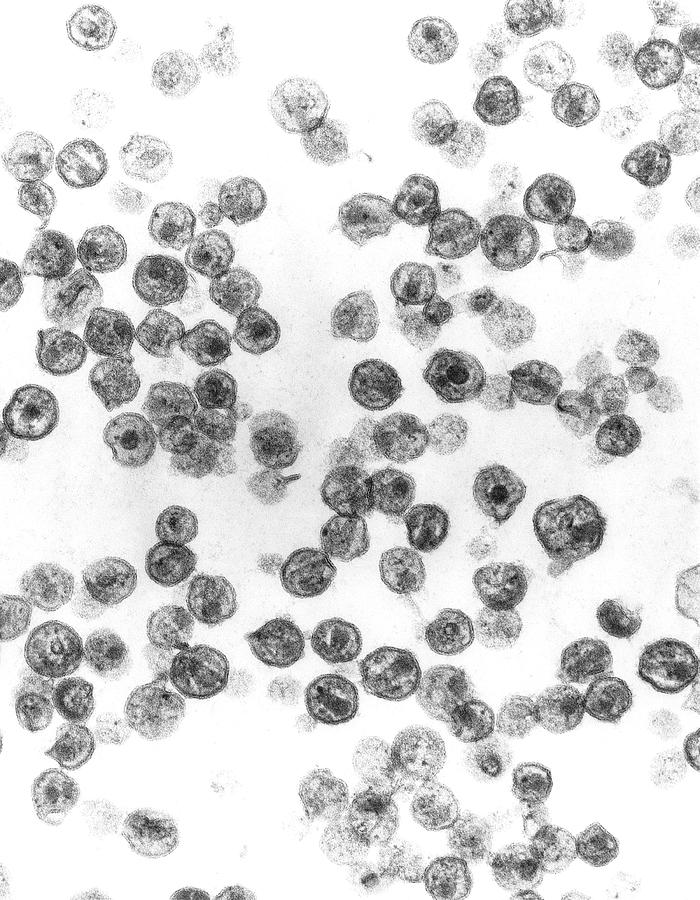
#> input picture med image 46.jpg, 700 x 900 px, found by its file name
$ jupyter execute 'Counting HIV particles2.ipynb'
#> lines starting #> are read from the running program, lines starting #| are printed output that depends on the picture; after the words box and inside, x2 and y2 are one past the last pixel; in counts of white or black regions, pixels touching at a corner belong together
[cell 1]
import cv2 as cv
import numpy as np
import matplotlib.pyplot as plt
import glob
import argparse

[cell 2]
img = cv.imread('photos/Medical Images/med image 46.jpg')
#> img is the input picture: shape (900, 700, 3); min 0, max 255, mean 214.1
z = img.reshape((-1,3))
z = np.float32(z)
criteria = (cv.TERM_CRITERIA_EPS + cv.TERM_CRITERIA_MAX_ITER, 10, 1.0)
k = 3
ret, label,center=cv.kmeans(z, k, None, criteria, 10, cv.KMEANS_RANDOM_CENTERS)
#> ret = 495938819.5; center = [[175.5, 175.5, 175.5], [247.4, 247.4, 247.4], [100.6, 100.6, 100.6]]
center = np.uint8(center)
#> center = [[175, 175, 175], [247, 247, 247], [100, 100, 100]]
res = center[label.flatten()]
res2 = res.reshape((img.shape))

plt.imshow(res2)
plt.show()

[cell 3]
im_gray = cv.cvtColor(res2, cv.COLOR_BGR2GRAY)
plt.imshow(im_gray)

[cell 4]
img = cv.medianBlur(im_gray, 9)
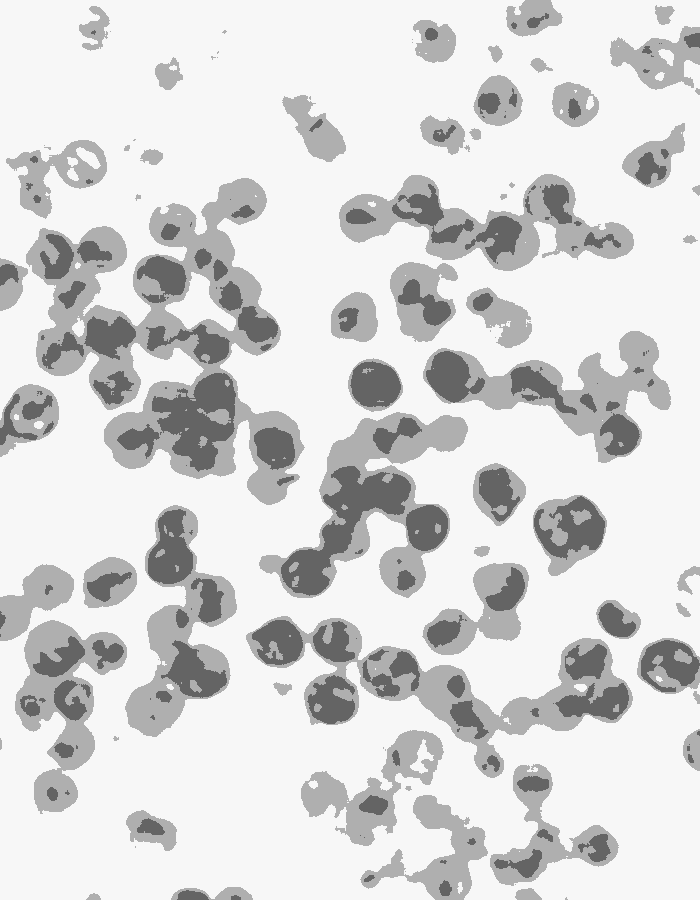
#> img: shape (900, 700); min 100, max 247, mean 215.4
ret, th1 = cv.threshold(img, 200, 100, cv.THRESH_BINARY_INV)
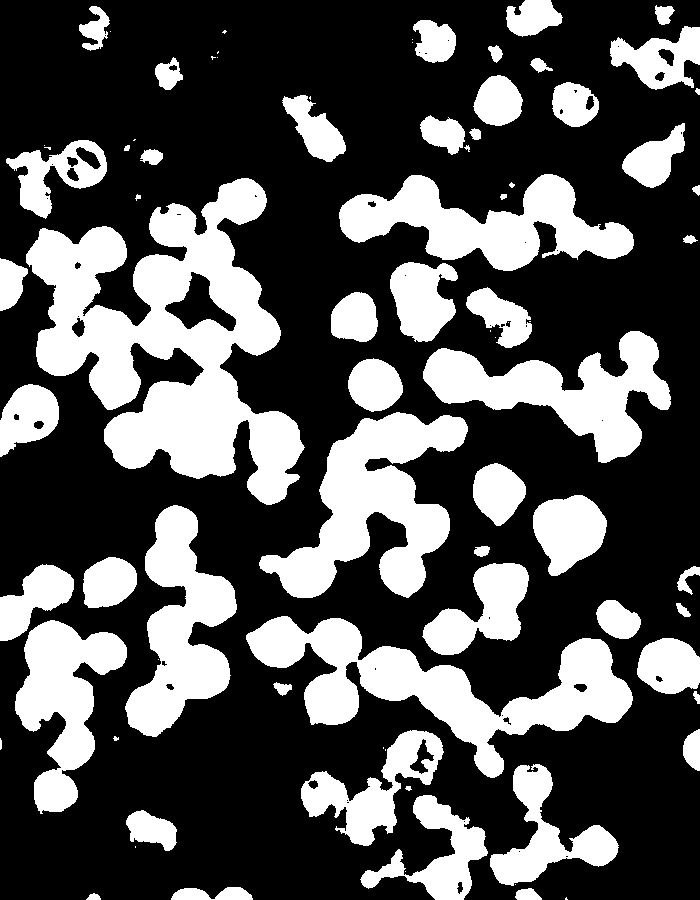
#> th1: shape (900, 700); values 0 (black) and 100 (white), 32.6% white; 82 white regions (22 under 20 px), largest, box (x1, y1, x2, y2) and area: (26, 178, 305, 505) 42015, (246, 616, 633, 778) 20766, (259, 412, 468, 598) 17515
th2 = cv.adaptiveThreshold(img, 255, cv.ADAPTIVE_THRESH_MEAN_C, \
                          cv.THRESH_BINARY, 11, 2)
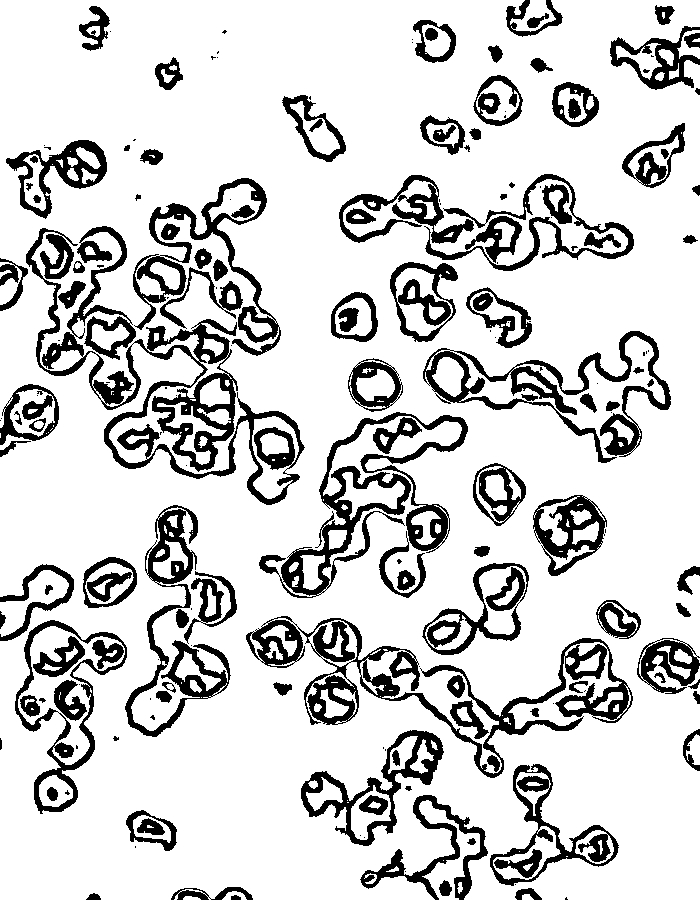
#> th2: shape (900, 700); 81.7% white; 190 black regions (67 under 20 px), largest, box (x1, y1, x2, y2) and area: (26, 226, 305, 505) 15257, (246, 616, 633, 778) 10577, (259, 412, 468, 598) 7317
th3 = cv.adaptiveThreshold(img, 255, cv.ADAPTIVE_THRESH_GAUSSIAN_C, \
                          cv.THRESH_BINARY, 11, 2)
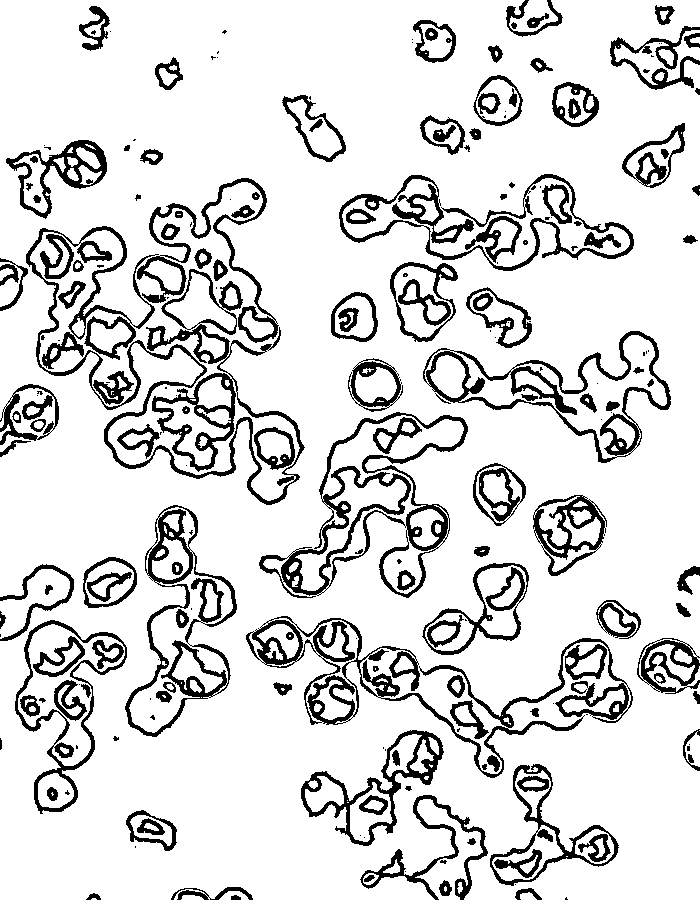
#> th3: shape (900, 700); 85.4% white; 218 black regions (76 under 20 px), largest, box (x1, y1, x2, y2) and area: (26, 226, 305, 505) 10907, (246, 616, 633, 778) 7874, (259, 412, 468, 598) 6132
cv.imwrite('photos/Medical Images/HIV particles2.jpg', th1)
plt.imshow(th1)

[cell 5]
image_mormal = cv.imread('photos/Medical Images/HIV particles2.jpg')
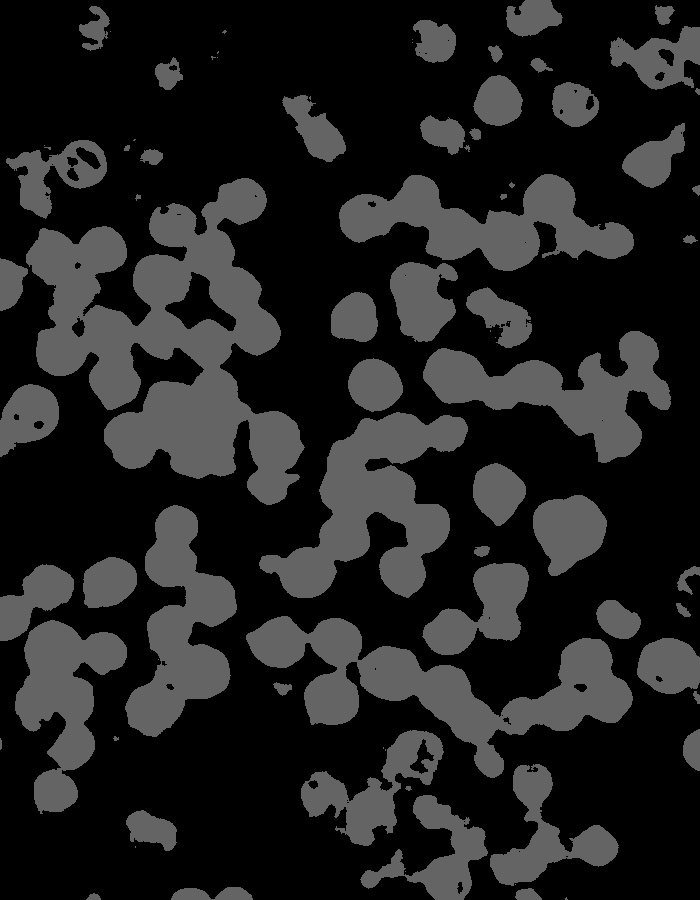
#> image_mormal: shape (900, 700, 3); min 0, max 107, mean 32.7
gray = cv.cvtColor(image_mormal, cv.COLOR_BGR2GRAY)
binary = cv.Canny(gray, 200, 100)
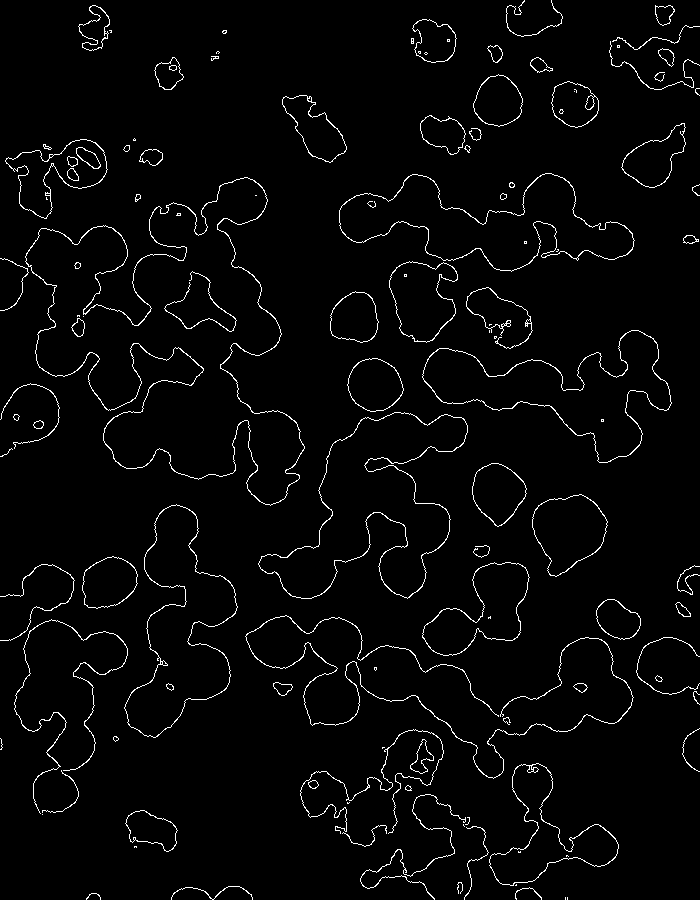
#> binary: shape (900, 700); 2.7% white in thin lines or dots
cnts, _ = cv.findContours(binary, cv.RETR_EXTERNAL, cv.CHAIN_APPROX_SIMPLE)
#> cnts = 96 contours, 43 with area under 20; largest, box (x1, y1, x2, y2) and area: (25, 177, 305, 506) 44212, (258, 412, 468, 599) 17590, (339, 173, 635, 272) 13758, (422, 330, 672, 463) 13263, (124, 504, 238, 738) 12827
contour_img = cv.drawContours(image_mormal, cnts, -1, (0, 255, 0), 2)
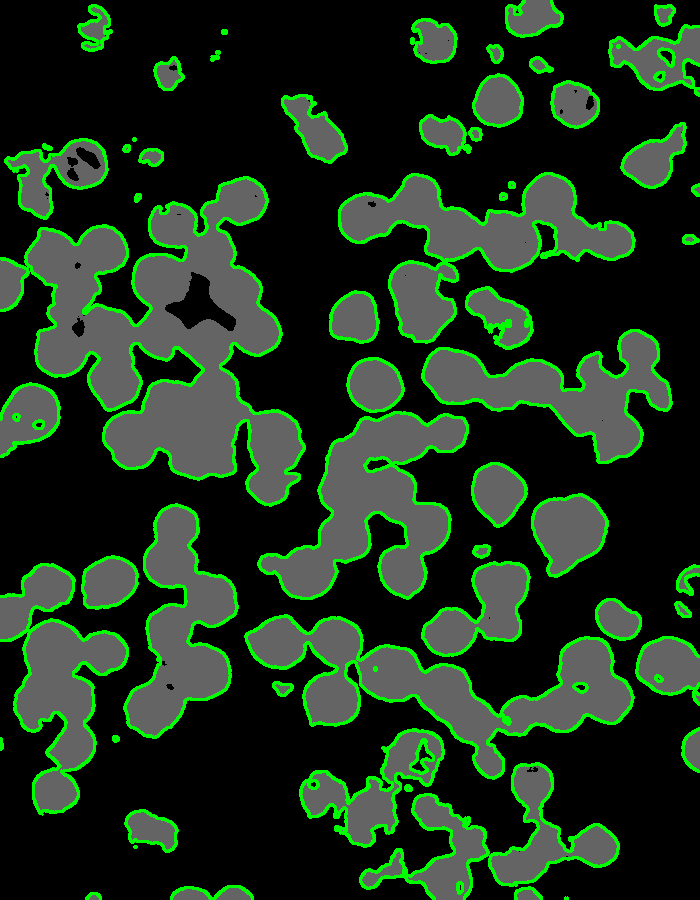
#> contour_img: shape (900, 700, 3); mean B, G, R 28.4, 51, 28.4

print('Nunmber of HIV Particles: ', len(cnts))
#| Nunmber of HIV Particles:  96
plt.imshow(contour_img)
plt.title('HIV particles detected')
plt.show()

cv.imshow('WBC', contour_img)
cv.waitKey(0)
cv.destroyAllWindows()
cv.imwrite('photos/Medical Images/HIV particles detected2.jpg', contour_img)
#> Out = True
